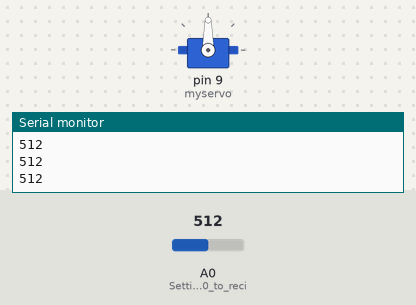
This sketch was run on a simulated Arduino Uno, built with avr-gcc and run on an emulated ATmega328P. Parts: servo, the last lines printed to the serial monitor. Inputs (shaded band) come from the test bench; at power-on: A0 (Setting_up_pin_A0_to_reci) = 512.

Above: at 1.2 s.
1.3 s: A0 (Setting_up_pin_A0_to_reci) set to 416
2.8 s: A0 (Setting_up_pin_A0_to_reci) set to 394
At 3.9 s:
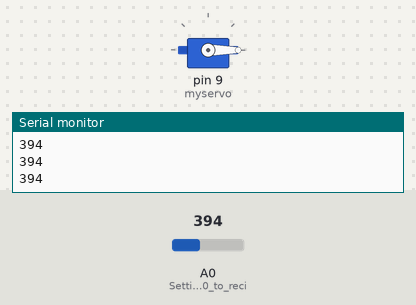
4.3 s: A0 (Setting_up_pin_A0_to_reci) set to 410
At 5.0 s:
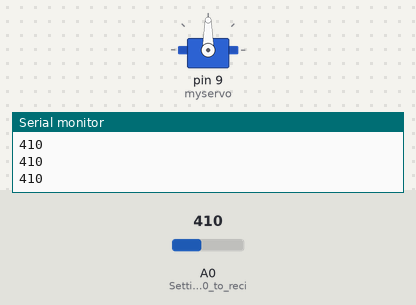
5.8 s: A0 (Setting_up_pin_A0_to_reci) set to 390
At 6.3 s:
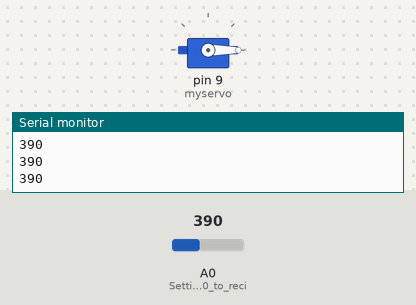
Timing chart, 0 to 8.3 s (numbered marks = the images above; inputs shaded):
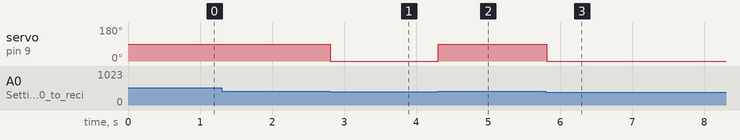

Measured:
- the behaviour switches between 401 and 400 on A0 (Setting_up_pin_A0_to_reci) (found by bisection; images 0 and 1)
- after the input at 2.8 s, servo on pin 9 (myservo): 90° → 0° at once
- after the input at 4.3 s, servo on pin 9 (myservo): 0° → 90° at once
- after the input at 5.8 s, servo on pin 9 (myservo): 90° → 0° at once

The sketch:

LDR_servo.ino
```cpp
// Adding Servo library into the code
#include <Servo.h>

// Creating an instance of Servo
Servo myservo;

void setup() {
  // put your setup code here, to run once:
  pinMode(A0,INPUT); // Setting up pin A0 to recieve inputs
  myservo.attach(9); // Telling the servo to list to input from pin 9
  Serial.begin(9600); // We are using a baud size of 9600

}

void loop() {
  // put your main code here, to run repeatedly:
  int LDR = analogRead(A0); // Reading the value of recieved from the A0
  Serial.println(LDR);  // Print to the Serial Monitor

 if(LDR > 400){
    myservo.write(90);
  }else{
    myservo.write(0);
  }


}
```
